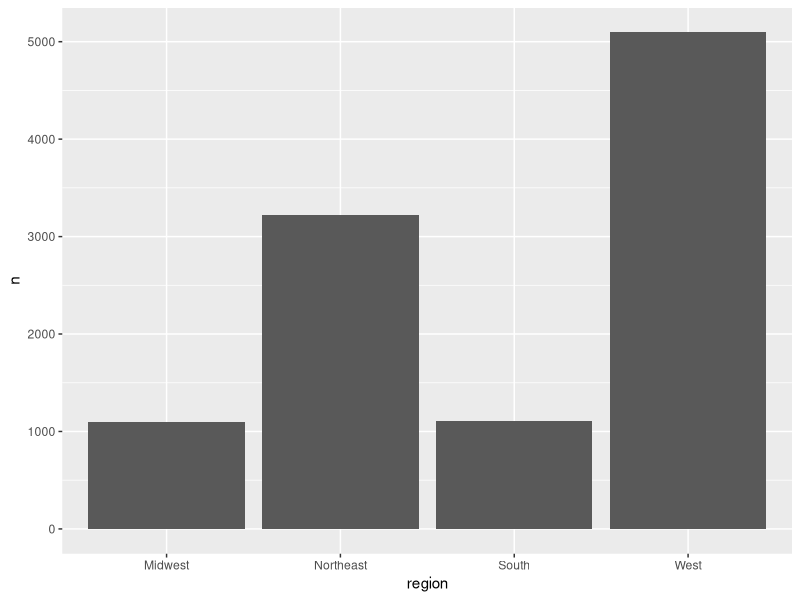
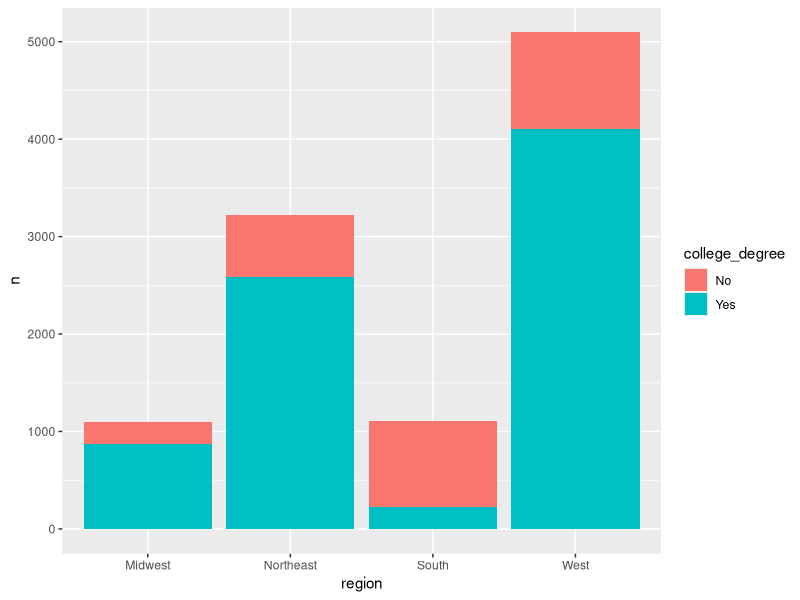
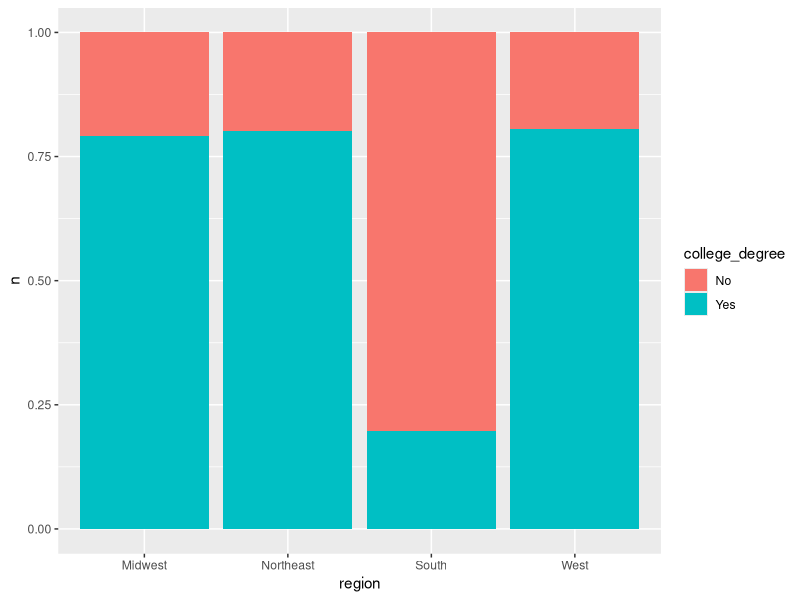
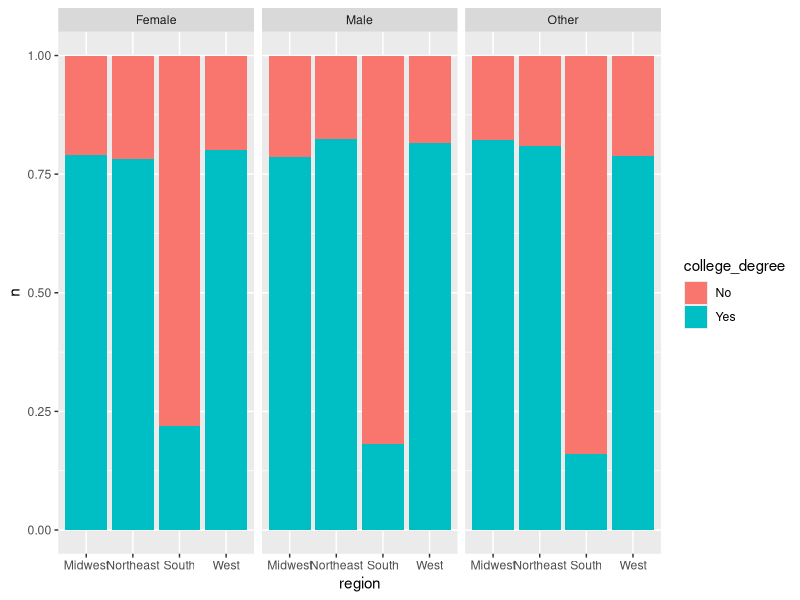
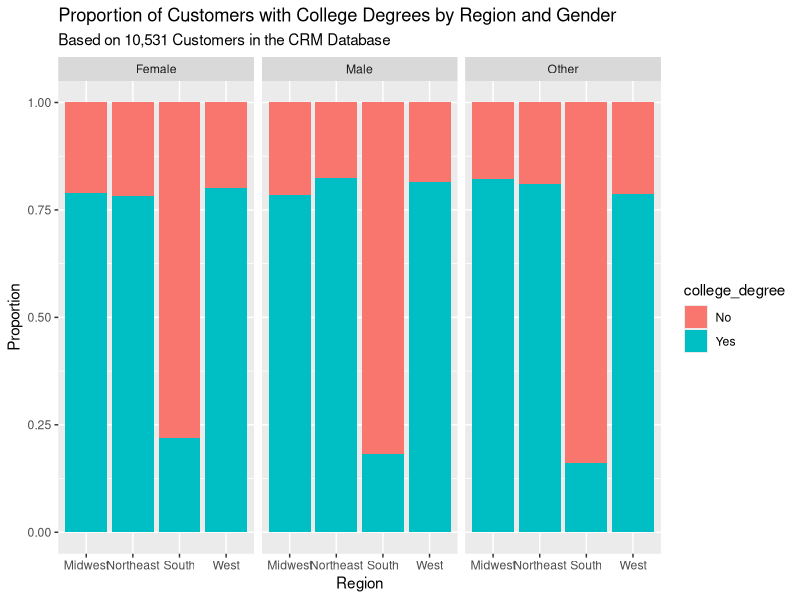
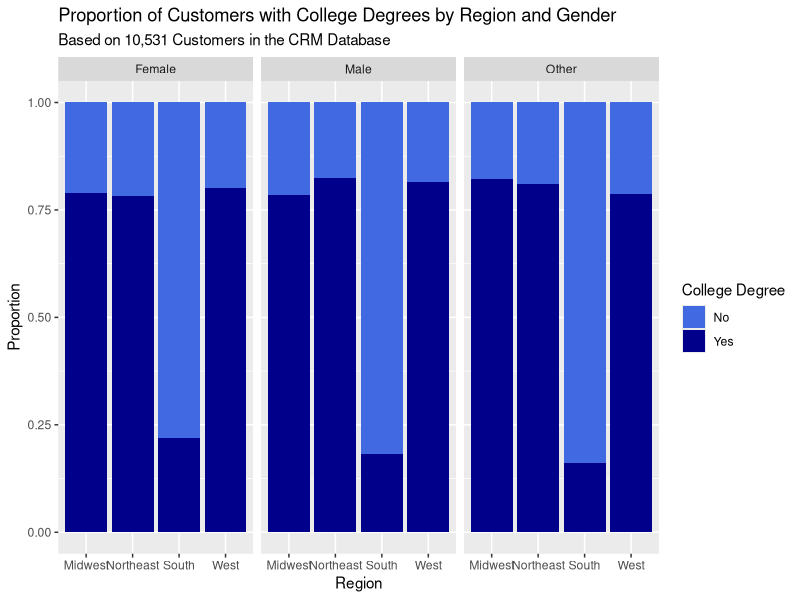
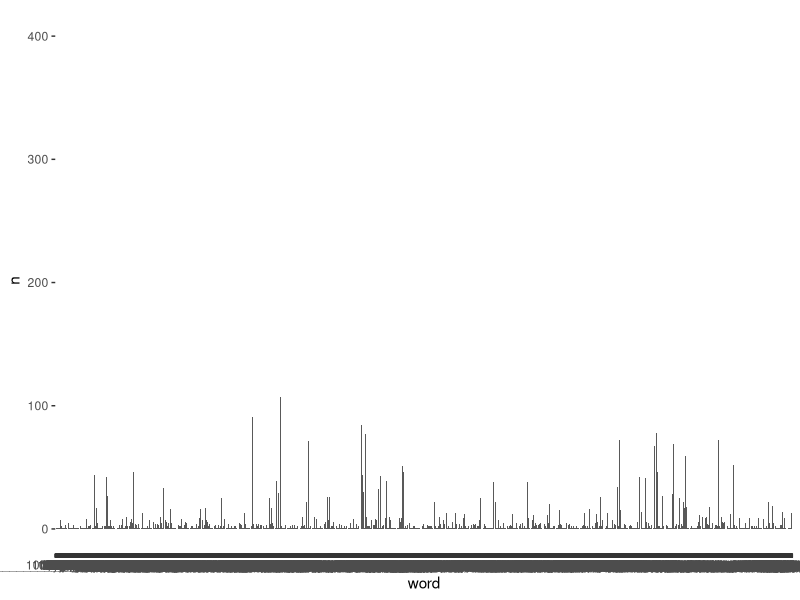
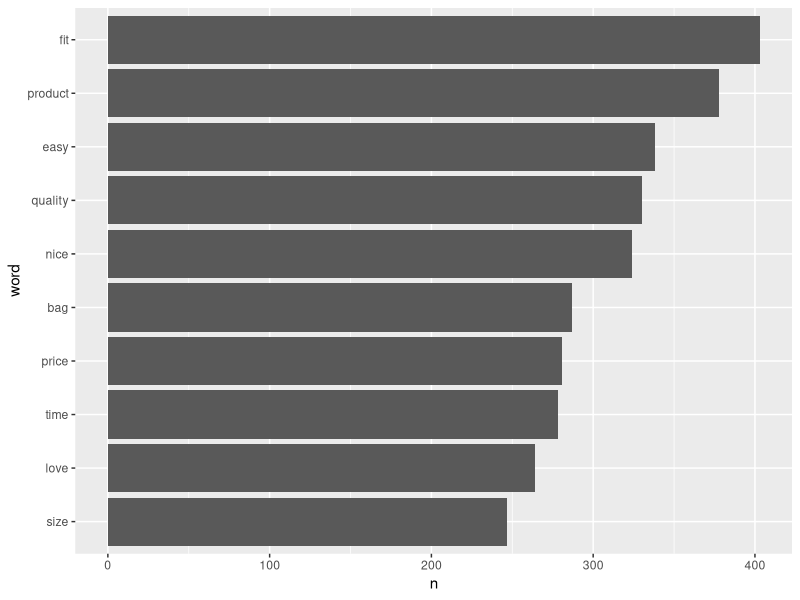

Reproduce these figures in R, in order.
## ---- chunk 1
library(tidyverse)
## ---- chunk 2
customer_data <- read_csv(here::here("Data", "customer_data.csv"))
## ---- chunk 3
customer_data |> 
  count(region)
## ---- chunk 4
customer_data |> 
  count(region, college_degree)
## ---- chunk 5
customer_data |> 
  count(region) |> 
  ggplot(aes(x = region, y = n)) +
  geom_col()
## ---- chunk 6
customer_data |> 
  count(region, college_degree) |> 
  ggplot(aes(x = region, y = n, fill = college_degree)) +
  geom_col()
## ---- chunk 7
customer_data |> 
  count(region, college_degree) |> 
  ggplot(aes(x = region, y = n, fill = college_degree)) +
  geom_col(position = "fill")
## ---- chunk 8
customer_data |> 
  count(region, college_degree, gender) |> 
  ggplot(aes(x = region, y = n, fill = college_degree)) +
  geom_col(position = "fill") +
  facet_wrap(~ gender)
## ---- chunk 9
customer_data |> 
  count(region, college_degree, gender) |> 
  ggplot(aes(x = region, y = n, fill = college_degree)) +
  geom_col(position = "fill") +
  facet_wrap(~ gender) +
  labs(
    title = "Proportion of Customers with College Degrees by Region and Gender",
    subtitle = "Based on 10,531 Customers in the CRM Database",
    x = "Region",
    y = "Proportion"
  )
## ---- chunk 10
customer_data |> 
  count(region, college_degree, gender) |> 
  ggplot(aes(x = region, y = n, fill = college_degree)) +
  geom_col(position = "fill") +
  facet_wrap(~ gender) +
  labs(
    title = "Proportion of Customers with College Degrees by Region and Gender",
    subtitle = "Based on 10,531 Customers in the CRM Database",
    x = "Region",
    y = "Proportion"
  ) +
  scale_fill_manual(
    name = "College Degree",
    values = c("royalblue", "darkblue")
  )
## ---- chunk 11
review_data <- customer_data |>
  select(customer_id, review_text) |> 
  tidytext::unnest_tokens(word, review_text)

review_data
## ---- chunk 12
review_data |> 
  count(word) |> 
  arrange(desc(n))
## ---- chunk 13
review_data <- review_data |> 
  drop_na(word)

review_data
## ---- chunk 14
tidytext::stop_words
## ---- chunk 15
review_data <- review_data |>
  anti_join(tidytext::stop_words, join_by(word))

review_data |> 
  count(word) |> 
  arrange(desc(n))
## ---- chunk 16
review_data |>
  count(word) |>
  arrange(desc(n)) |>
  ggplot(aes(x = word, y = n)) +
  geom_col()
## ---- chunk 17
review_data |> 
  count(word) |> 
  arrange(desc(n)) |> 
  slice(1:10) |> 
  mutate(word = fct_reorder(word, n)) |>
  ggplot(aes(x = n, y = word)) +
  geom_col()
